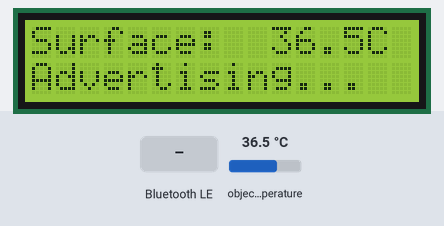
Bench run of a sketch on a simulated Arduino Zero (SAMD21). Shown: 16×2 character LCD. The test bench sets the inputs (shaded band); at power-on: object temperature 36.5 °C. Nothing arrives over Bluetooth unless stated; a phone connects over Bluetooth LE 3 s after start; what the sketch prints to the serial monitor is not drawn.

Above: at 2.6 s.
2.7 s: Bluetooth LE write "1" received
At 3.3 s:
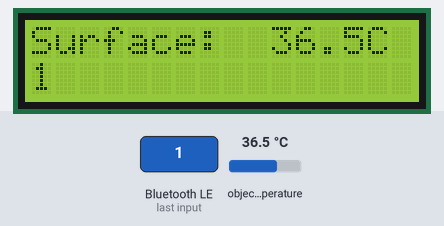
4.5 s: object temperature set to 20 °C
At 6.7 s:
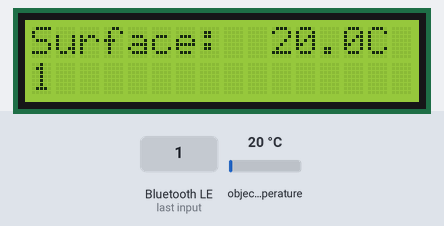
7.5 s: Bluetooth LE write "0" received
At 7.8 s:
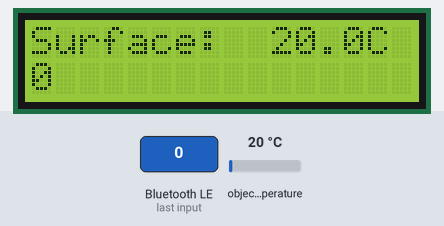
9.0 s: object temperature set to 26 °C
At 11.0 s:
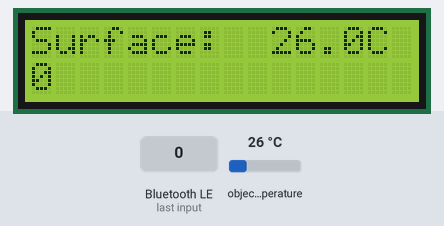
11.5 s: object temperature set to 32 °C
At 12.5 s:
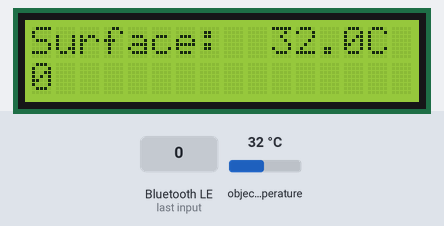
Timing chart, 0 to 14.5 s (numbered marks = the images above; inputs shaded):
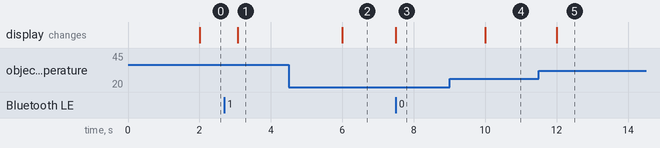

Measured:
- after the input at 2.7 s, the display: changes after 0.37 s (image 1)
- after the input at 4.5 s, the display: changes after 1.5 s (image 2)
- after the input at 7.5 s, the display: changes at once (image 3)
- after the input at 9.0 s, the display: changes after 1.0 s (image 4)
- after the input at 11.5 s, the display: changes after 0.50 s (image 5)

The sketch:

UHI_BLE_Sensor.ino
```cpp
/*
  UHI_BLE_Sensor.ino
  ------------------
  Reads surface temperature, broadcasts it over Bluetooth LE to the UHI
  Tracker iOS app, and mirrors live status on a 16x2 character LCD.

  TARGET BOARD: Arduino GIGA R1 WiFi (ABX00063)
    Board package: "Arduino Mbed OS GIGA Boards"
    Select: Tools > Board > Arduino Mbed OS GIGA Boards > Arduino GIGA R1

  ============================ IMPORTANT ============================
  1. ATTACH THE ANTENNA. The GIGA R1 WiFi has NO built-in antenna. The
     small antenna in the box screws onto the U.FL connector near the
     USB-C port. Without it, BLE range is a few centimeters at best.

  2. BLE RUNS ON THE M7 CORE ONLY. BLE.begin() silently returns 0 on
     the M4. Upload to the default main (M7) core.

  3. ANALOG INPUTS ARE 3.3V MAX, NOT 5V TOLERANT. Wire the thermistor
     divider (if used) to the 3.3V pin, never 5V.

  4. THE LCD IS POWERED FROM 5V BUT DRIVEN BY 3.3V LOGIC. This is safe
     in the wiring below ONLY because R/W is tied to GND, making the
     LCD write-only — it never drives a signal back into the GIGA. Do
     not connect R/W to a GIGA pin. See HARDWARE.md for the full
     explanation and the I2C-backpack alternative.
  ===================================================================

  DISPLAY: 1602A (16x2 HD44780) in 4-bit parallel mode.
    Line 1: live surface temperature
    Line 2: status — pushed from the iOS app over BLE, so the display
            shows the live recording count during a survey without you
            needing to look at your phone.

  SENSOR OPTIONS — pick one by editing USE_IR_SENSOR below.
    Option A (recommended): MLX90614 non-contact infrared, I2C.
    Option B (cheapest):    10k NTC thermistor divider on A0.

  LIBRARIES REQUIRED (Tools > Manage Libraries):
    - ArduinoBLE                     (always)
    - Adafruit MLX90614 Library      (only if USE_IR_SENSOR is 1)
    - LiquidCrystal                  (bundled with the IDE; used when
                                      USE_LCD is 1 and USE_I2C_LCD is 0)
    - LiquidCrystal I2C  by Frank de Brabander
                                     (only if USE_I2C_LCD is 1)

  PROTOCOL
    Service 19B10000-E8F2-537E-4F6C-D104768A1214
      - 19B10001-...  temperature, READ | NOTIFY, ASCII e.g. "24.7"
                      (unchanged; updated every 2 s)
      - 19B10002-...  status text, READ | WRITE, ASCII up to 20 chars
                      (new; the app writes what it wants on LCD line 2)
*/

#include <ArduinoBLE.h>

// ---- Sensor: 1 = MLX90614 infrared, 0 = NTC thermistor ----
#define USE_IR_SENSOR 1

// ---- Display: 1 = drive a 1602A LCD, 0 = no display ----
#define USE_LCD 1
// ---- 0 = 4-bit parallel wiring (recommended on the GIGA, no level
//      shifter needed). 1 = PCF8574 I2C backpack (REQUIRES a level
//      shifter on SDA/SCL — see HARDWARE.md). ----
#define USE_I2C_LCD 0

#if USE_IR_SENSOR
  #include <Wire.h>
  #include <Adafruit_MLX90614.h>
  Adafruit_MLX90614 mlx = Adafruit_MLX90614();
#endif

#if USE_LCD
  #if USE_I2C_LCD
    #include <Wire.h>
    #include <LiquidCrystal_I2C.h>
    // 0x27 is the most common backpack address; some are 0x3F.
    LiquidCrystal_I2C lcd(0x27, 16, 2);
  #else
    #include <LiquidCrystal.h>
    // LiquidCrystal(RS, E, D4, D5, D6, D7)
    const int LCD_RS = 12, LCD_EN = 11, LCD_D4 = 5, LCD_D5 = 4, LCD_D6 = 3, LCD_D7 = 2;
    LiquidCrystal lcd(LCD_RS, LCD_EN, LCD_D4, LCD_D5, LCD_D6, LCD_D7);
  #endif
#endif

// --- Must match UHIBLEIdentifiers in BluetoothManager.swift ---
BLEService uhiService("19B10000-E8F2-537E-4F6C-D104768A1214");

BLEStringCharacteristic temperatureCharacteristic(
    "19B10001-E8F2-537E-4F6C-D104768A1214",
    BLERead | BLENotify,
    16
);

// The app writes to this to drive LCD line 2 (e.g. "REC 12 pts").
BLEStringCharacteristic statusCharacteristic(
    "19B10002-E8F2-537E-4F6C-D104768A1214",
    BLERead | BLEWrite,
    20
);

// --- Thermistor config (used only when USE_IR_SENSOR is 0) ---
const int THERMISTOR_PIN = A0;
const float SERIES_RESISTOR = 10000.0;
const float NOMINAL_RESISTANCE = 10000.0;
const float NOMINAL_TEMPERATURE = 25.0;
const float B_COEFFICIENT = 3950.0;

// The GIGA's ADC defaults to 10-bit for AVR compatibility. 12-bit is a
// real accuracy gain; we don't ask for 16 because only the top 14 bits
// are genuine data on this chip, so it would be false precision.
const int ADC_RESOLUTION_BITS = 12;
const float ADC_MAX = (1 << ADC_RESOLUTION_BITS) - 1;

unsigned long lastUpdateMs = 0;
const unsigned long UPDATE_INTERVAL_MS = 2000;

// Cached so we only repaint the LCD when something actually changed —
// needless redraws make the display flicker visibly.
String lastTempShown = "";
String lastStatusShown = "";

void setup() {
  Serial.begin(9600);
  unsigned long serialWaitStart = millis();
  while (!Serial && (millis() - serialWaitStart < 3000)) { }

#if USE_LCD
  #if USE_I2C_LCD
    lcd.init();
    lcd.backlight();
  #else
    lcd.begin(16, 2);
  #endif
  lcd.clear();
  lcd.setCursor(0, 0);
  lcd.print("UHI Tracker");
  lcd.setCursor(0, 1);
  lcd.print("Starting...");
#endif

#if USE_IR_SENSOR
  Wire.begin();
  if (!mlx.begin()) {
    Serial.println("MLX90614 not found. Check SDA/SCL wiring and 3.3V power.");
    showStatus("No IR sensor");
    while (1) { delay(100); }
  }
  Serial.println("MLX90614 infrared sensor ready.");
#else
  analogReadResolution(ADC_RESOLUTION_BITS);
  Serial.println("Thermistor mode ready.");
#endif

  if (!BLE.begin()) {
    Serial.println("Failed to start BLE! (GIGA: BLE only works on the M7 core.)");
    showStatus("BLE failed");
    while (1) { delay(100); }
  }

  BLE.setLocalName("UHI-Sensor-01");
  BLE.setDeviceName("UHI-Sensor-01");
  BLE.setAdvertisedService(uhiService);

  uhiService.addCharacteristic(temperatureCharacteristic);
  uhiService.addCharacteristic(statusCharacteristic);
  BLE.addService(uhiService);

  temperatureCharacteristic.writeValue("0.0");
  statusCharacteristic.writeValue("Ready");

  BLE.advertise();
  Serial.println("UHI BLE sensor advertising as 'UHI-Sensor-01'...");
  Serial.println("If your phone can't find it, check the antenna is attached.");
  showStatus("Advertising...");
}

void loop() {
  BLEDevice central = BLE.central();

  if (central) {
    Serial.print("Connected to: ");
    Serial.println(central.address());
    showStatus("Connected");

    while (central.connected()) {
      // If the app pushed new status text, mirror it on line 2.
      if (statusCharacteristic.written()) {
        String incoming = statusCharacteristic.value();
        showStatus(incoming);
        Serial.print("Status from app: ");
        Serial.println(incoming);
      }

      if (millis() - lastUpdateMs >= UPDATE_INTERVAL_MS) {
        lastUpdateMs = millis();
        float tempC = readSurfaceTemperature();

        // snprintf rather than dtostrf: dtostrf is an AVR-ism and isn't
        // dependably available on the GIGA's mbed core.
        char buffer[16];
        snprintf(buffer, sizeof(buffer), "%.1f", tempC);
        temperatureCharacteristic.writeValue(buffer);
        showTemperature(tempC);

        Serial.print("Surface temp: ");
        Serial.println(buffer);
      }
    }

    Serial.println("Disconnected.");
    showStatus("Advertising...");
  } else {
    // Keep the display live even with no phone attached, so the rig is
    // useful as a standalone thermometer.
    if (millis() - lastUpdateMs >= UPDATE_INTERVAL_MS) {
      lastUpdateMs = millis();
      showTemperature(readSurfaceTemperature());
    }
  }
}

float readSurfaceTemperature() {
#if USE_IR_SENSOR
  // Object temperature = the surface the sensor is aimed at.
  // readAmbientTempC() would give the sensor's own body temperature;
  // the app gets ambient air from the weather API instead.
  return mlx.readObjectTempC();
#else
  int raw = analogRead(THERMISTOR_PIN);
  if (raw <= 0) return NAN;

  float resistance = SERIES_RESISTOR / ((ADC_MAX / (float)raw) - 1.0);

  float steinhart = resistance / NOMINAL_RESISTANCE;
  steinhart = log(steinhart);
  steinhart /= B_COEFFICIENT;
  steinhart += 1.0 / (NOMINAL_TEMPERATURE + 273.15);
  steinhart = 1.0 / steinhart;
  steinhart -= 273.15;

  return steinhart;
#endif
}

// MARK: - Display helpers
// Both are no-ops when USE_LCD is 0, so the sketch runs unchanged
// without a display attached.

void showTemperature(float tempC) {
#if USE_LCD
  char line[17];
  if (isnan(tempC)) {
    snprintf(line, sizeof(line), "Surface: --.-C");
  } else {
    snprintf(line, sizeof(line), "Surface:%6.1fC", tempC);
  }
  String next = String(line);
  if (next == lastTempShown) return;
  lastTempShown = next;

  lcd.setCursor(0, 0);
  lcd.print(padTo16(next));
#endif
}

void showStatus(String text) {
#if USE_LCD
  if (text == lastStatusShown) return;
  lastStatusShown = text;

  lcd.setCursor(0, 1);
  lcd.print(padTo16(text));
#endif
}

// The 1602 has no "clear this line" call, so short text would leave
// stale characters behind. Pad to the full 16 columns to wipe them.
String padTo16(String text) {
  if (text.length() > 16) return text.substring(0, 16);
  while (text.length() < 16) text += ' ';
  return text;
}
```
